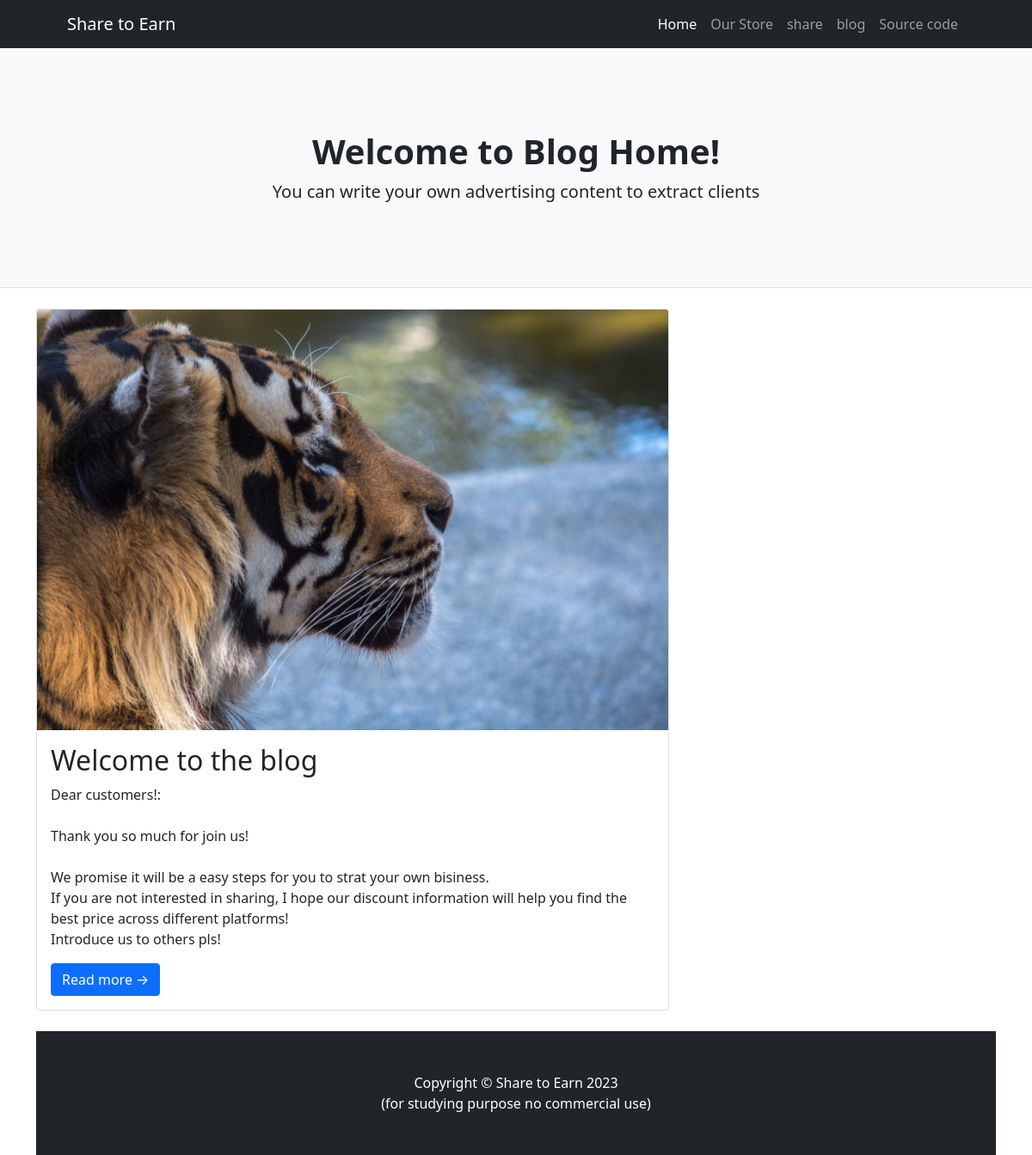
Screenshot of /blog/ with the database file from the repository.
### store/models.py (models this page shows, shortened)
class Post(models.Model):
    author = models.ForeignKey(settings.AUTH_USER_MODEL,on_delete=models.CASCADE)
    title=models.CharField(max_length=200)
    text=models.TextField()
    created_data=models.DateTimeField(blank=True,null=True)
    image = models.ImageField(null=True,blank=True)
    @property
    def imageURL(self):
        try:
            url=self.image.url
        except:
            url=''
        return url

### store/views.py (the view)
# urls.py: 2. Add a URL to urlpatterns:  path('blog/', include('blog.urls'))
def blog(request):
    posts=Post.objects.all()
    context={'posts':posts}
    return render(request,'store/blog.html',context)

### store/templates/store/blog.html (shortened to what this page needs)
{% extends 'store/index.html' %}
{% load static %}
        {% block content %}
        <header class="py-5 bg-light border-bottom mb-4">
            <div class="container">
                <div class="text-center my-5">
                    <h1 class="fw-bolder">Welcome to Blog Home!</h1>
                    <p class="lead mb-0">You can write your own advertising content to extract clients</p>
                </div>
            </div>
        </header>
        <div class="container">
            <div class="row">
                <div class="col-lg-8">
                    {% for post in posts %}
                    <div class="card mb-4">
                        <a href="#!"><img class="card-img-top" src="{{ post.imageURL }}" alt="..." /></a>
                        <div class="card-body">
                            <h2 class="card-title">{{post.title}}</h2>
                            <p class="card-text">{{post.text| linebreaksbr}}</p>
                            <a class="btn btn-primary" href="#!">Read more →</a>
                        </div>
                    </div>
                    {% endfor %}
                </div>
        {% endblock content %}

### rows the page displays
Post: imageURL (picture), title "Welcome to the blog", text "Dear customers!: Thank you so much for join us! We promise it will be a easy steps for you to strat your own bisiness. If you are not interested in sharing, I hope our discount information will help you find the best price across different platforms! Introduce us to others pls!"
